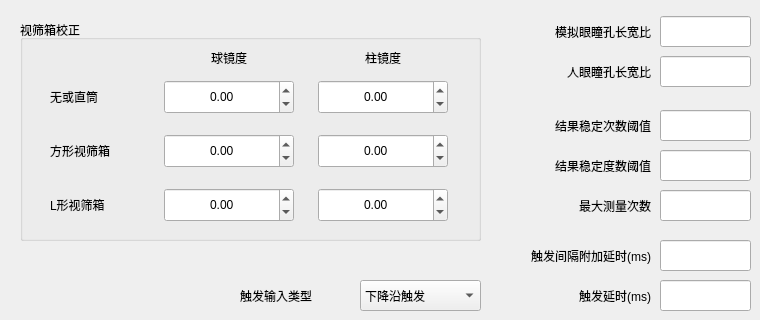
   <widget class="QWidget" name="tabMeasure2">
    <attribute name="title">
     <string notr="true">测量参数2</string>
    </attribute>
    <widget class="QGroupBox" name="groupBox_ScreenerBoxCorrect">
     <property name="geometry">
      <rect>
       <x>20</x>
       <y>20</y>
       <width>461</width>
       <height>221</height>
      </rect>
     </property>
     <property name="title">
      <string>视筛箱校正</string>
     </property>
     <layout class="QGridLayout" name="gridLayout" rowminimumheight="0,60,60,60">
      <item row="0" column="1">
       <widget class="QLabel" name="label_11">
        <property name="text">
         <string>球镜度</string>
        </property>
        <property name="alignment">
         <set>Qt::AlignCenter</set>
        </property>
       </widget>
      </item>
      <item row="0" column="2">
       <widget class="QLabel" name="label_12">
        <property name="text">
         <string>柱镜度</string>
        </property>
        <property name="alignment">
         <set>Qt::AlignCenter</set>
        </property>
       </widget>
      </item>
      <item row="1" column="0">
       <widget class="QLabel" name="label_10">
        <property name="maximumSize">
         <size>
          <width>90</width>
          <height>16777215</height>
         </size>
        </property>
        <property name="text">
         <string>无或直筒</string>
        </property>
       </widget>
      </item>
      <item row="1" column="1">
       <widget class="CDoubleSpinBox" name="spbResultCorrectSph_General">
        <property name="minimumSize">
         <size>
          <width>0</width>
          <height>34</height>
         </size>
        </property>
        <property name="maximumSize">
         <size>
          <width>130</width>
          <height>16777215</height>
         </size>
        </property>
        <property name="styleSheet">
         <string notr="true">QAbstractSpinBox::up-button {
    subcontrol-origin: border;
    subcontrol-position: right;
    width: 36px;
    height: 36px;
    image: url(:/resource/white_theme/spin-box-plus.png);
}
QAbstractSpinBox::down-button {
    subcontrol-origin: border;
    subcontrol-position: left;
    width: 36px;
    height: 36px;
    image: url(:/resource/white_theme/spin-box-minus.png);
}</string>
        </property>
        <property name="alignment">
         <set>Qt::AlignCenter</set>
        </property>
        <property name="minimum">
         <double>-8.000000000000000</double>
        </property>
        <property name="maximum">
         <double>8.000000000000000</double>
        </property>
        <property name="singleStep">
         <double>0.250000000000000</double>
        </property>
       </widget>
      </item>
      <item row="1" column="2">
       <widget class="CDoubleSpinBox" name="spbResultCorrectCyl_General">
        <property name="minimumSize">
         <size>
          <width>0</width>
          <height>34</height>
         </size>
        </property>
        <property name="maximumSize">
         <size>
          <width>130</width>
          <height>16777215</height>
         </size>
        </property>
        <property name="styleSheet">
         <string notr="true">QAbstractSpinBox::up-button {
    subcontrol-origin: border;
    subcontrol-position: right;
    width: 36px;
    height: 36px;
    image: url(:/resource/white_theme/spin-box-plus.png);
}
QAbstractSpinBox::down-button {
    subcontrol-origin: border;
    subcontrol-position: left;
    width: 36px;
    height: 36px;
    image: url(:/resource/white_theme/spin-box-minus.png);
}</string>
        </property>
        <property name="alignment">
         <set>Qt::AlignCenter</set>
        </property>
        <property name="minimum">
         <double>-8.000000000000000</double>
        </property>
        <property name="maximum">
         <double>8.000000000000000</double>
        </property>
        <property name="singleStep">
         <double>0.250000000000000</double>
        </property>
       </widget>
      </item>
      <item row="2" column="0">
       <widget class="QLabel" name="label_13">
        <property name="text">
         <string>方形视筛箱</string>
        </property>
       </widget>
      </item>
      <item row="3" column="0">
       <widget class="QLabel" name="label_14">
        <property name="text">
         <string>L形视筛箱</string>
        </property>
       </widget>
      </item>
      <item row="2" column="1">
       <widget class="CDoubleSpinBox" name="spbResultCorrectSph_Square">
        <property name="minimumSize">
         <size>
          <width>0</width>
          <height>34</height>
         </size>
        </property>
        <property name="styleSheet">
         <string notr="true">QAbstractSpinBox::up-button {
    subcontrol-origin: border;
    subcontrol-position: right;
    width: 36px;
    height: 36px;
    image: url(:/resource/white_theme/spin-box-plus.png);
}
QAbstractSpinBox::down-button {
    subcontrol-origin: border;
    subcontrol-position: left;
    width: 36px;
    height: 36px;
    image: url(:/resource/white_theme/spin-box-minus.png);
}</string>
        </property>
        <property name="alignment">
         <set>Qt::AlignCenter</set>
        </property>
        <property name="minimum">
         <double>-8.000000000000000</double>
        </property>
        <property name="maximum">
         <double>8.000000000000000</double>
        </property>
        <property name="singleStep">
         <double>0.250000000000000</double>
        </property>
       </widget>
      </item>
      <item row="2" column="2">
       <widget class="CDoubleSpinBox" name="spbResultCorrectCyl_Square">
        <property name="minimumSize">
         <size>
          <width>0</width>
          <height>34</height>
         </size>
        </property>
        <property name="styleSheet">
         <string notr="true">QAbstractSpinBox::up-button {
    subcontrol-origin: border;
    subcontrol-position: right;
    width: 36px;
    height: 36px;
    image: url(:/resource/white_theme/spin-box-plus.png);
}
QAbstractSpinBox::down-button {
    subcontrol-origin: border;
    subcontrol-position: left;
    width: 36px;
    height: 36px;
    image: url(:/resource/white_theme/spin-box-minus.png);
}</string>
        </property>
        <property name="alignment">
         <set>Qt::AlignCenter</set>
        </property>
        <property name="minimum">
         <double>-8.000000000000000</double>
        </property>
        <property name="maximum">
         <double>8.000000000000000</double>
        </property>
        <property name="singleStep">
         <double>0.250000000000000</double>
        </property>
       </widget>
      </item>
      <item row="3" column="1">
       <widget class="CDoubleSpinBox" name="spbResultCorrectSph_LSharp">
        <property name="minimumSize">
         <size>
          <width>0</width>
          <height>34</height>
         </size>
        </property>
        <property name="styleSheet">
         <string notr="true">QAbstractSpinBox::up-button {
    subcontrol-origin: border;
    subcontrol-position: right;
    width: 36px;
    height: 36px;
    image: url(:/resource/white_theme/spin-box-plus.png);
}
QAbstractSpinBox::down-button {
    subcontrol-origin: border;
    subcontrol-position: left;
    width: 36px;
    height: 36px;
    image: url(:/resource/white_theme/spin-box-minus.png);
}</string>
        </property>
        <property name="alignment">
         <set>Qt::AlignCenter</set>
        </property>
        <property name="minimum">
         <double>-8.000000000000000</double>
        </property>
        <property name="maximum">
         <double>8.000000000000000</double>
        </property>
        <property name="singleStep">
         <double>0.250000000000000</double>
        </property>
       </widget>
      </item>
      <item row="3" column="2">
       <widget class="CDoubleSpinBox" name="spbResultCorrectCyl_LSharp">
        <property name="minimumSize">
         <size>
          <width>0</width>
          <height>34</height>
         </size>
        </property>
        <property name="styleSheet">
         <string notr="true">QAbstractSpinBox::up-button {
    subcontrol-origin: border;
    subcontrol-position: right;
    width: 36px;
    height: 36px;
    image: url(:/resource/white_theme/spin-box-plus.png);
}
QAbstractSpinBox::down-button {
    subcontrol-origin: border;
    subcontrol-position: left;
    width: 36px;
    height: 36px;
    image: url(:/resource/white_theme/spin-box-minus.png);
}</string>
        </property>
        <property name="alignment">
         <set>Qt::AlignCenter</set>
        </property>
        <property name="minimum">
         <double>-8.000000000000000</double>
        </property>
        <property name="maximum">
         <double>8.000000000000000</double>
        </property>
        <property name="singleStep">
         <double>0.250000000000000</double>
        </property>
       </widget>
      </item>
     </layout>
    </widget>
    <widget class="QLabel" name="lblEyeWhRatio_Model">
     <property name="geometry">
      <rect>
       <x>510</x>
       <y>20</y>
       <width>141</width>
       <height>23</height>
      </rect>
     </property>
     <property name="text">
      <string>模拟眼瞳孔长宽比</string>
     </property>
     <property name="alignment">
      <set>Qt::AlignRight|Qt::AlignTrailing|Qt::AlignVCenter</set>
     </property>
    </widget>
    <widget class="QLabel" name="lblEyeWhRatio_Human">
     <property name="geometry">
      <rect>
       <x>510</x>
       <y>60</y>
       <width>141</width>
       <height>23</height>
      </rect>
     </property>
     <property name="text">
      <string>人眼瞳孔长宽比</string>
     </property>
     <property name="alignment">
      <set>Qt::AlignRight|Qt::AlignTrailing|Qt::AlignVCenter</set>
     </property>
    </widget>
    <widget class="myEditLine" name="edtEyeWhRatio_Model">
     <property name="geometry">
      <rect>
       <x>660</x>
       <y>16</y>
       <width>91</width>
       <height>31</height>
      </rect>
     </property>
    </widget>
    <widget class="myEditLine" name="edtEyeWhRatio_Human">
     <property name="geometry">
      <rect>
       <x>660</x>
       <y>56</y>
       <width>91</width>
       <height>31</height>
      </rect>
     </property>
    </widget>
    <widget class="myEditLine" name="edtResultStableCountThresh">
     <property name="geometry">
      <rect>
       <x>660</x>
       <y>110</y>
       <width>91</width>
       <height>31</height>
      </rect>
     </property>
    </widget>
    <widget class="QLabel" name="lblResultStableCountThresh">
     <property name="geometry">
      <rect>
       <x>490</x>
       <y>114</y>
       <width>161</width>
       <height>23</height>
      </rect>
     </property>
     <property name="text">
      <string>结果稳定次数阈值</string>
     </property>
     <property name="alignment">
      <set>Qt::AlignRight|Qt::AlignTrailing|Qt::AlignVCenter</set>
     </property>
    </widget>
    <widget class="myEditLine" name="edtCountMaxMeasureTimes">
     <property name="geometry">
      <rect>
       <x>660</x>
       <y>190</y>
       <width>91</width>
       <height>31</height>
      </rect>
     </property>
    </widget>
    <widget class="QLabel" name="lblCountMaxMeasureTimes">
     <property name="geometry">
      <rect>
       <x>490</x>
       <y>194</y>
       <width>161</width>
       <height>23</height>
      </rect>
     </property>
     <property name="text">
      <string>最大测量次数</string>
     </property>
     <property name="alignment">
      <set>Qt::AlignRight|Qt::AlignTrailing|Qt::AlignVCenter</set>
     </property>
    </widget>
    <widget class="QLabel" name="lblHardTriggerIntervalDelayMs">
     <property name="geometry">
      <rect>
       <x>490</x>
       <y>244</y>
       <width>161</width>
       <height>23</height>
      </rect>
     </property>
     <property name="text">
      <string>触发间隔附加延时(ms)</string>
     </property>
     <property name="alignment">
      <set>Qt::AlignRight|Qt::AlignTrailing|Qt::AlignVCenter</set>
     </property>
    </widget>
    <widget class="myEditLine" name="edtHardTriggerIntervalDelayMs">
     <property name="geometry">
      <rect>
       <x>660</x>
       <y>240</y>
       <width>91</width>
       <height>31</height>
      </rect>
     </property>
    </widget>
    <widget class="QLabel" name="lblResultStableDiopterThresh">
     <property name="geometry">
      <rect>
       <x>490</x>
       <y>154</y>
       <width>161</width>
       <height>23</height>
      </rect>
     </property>
     <property name="text">
      <string>结果稳定度数阈值</string>
     </property>
     <property name="alignment">
      <set>Qt::AlignRight|Qt::AlignTrailing|Qt::AlignVCenter</set>
     </property>
    </widget>
    <widget class="myEditLine" name="edtResultStableDiopterThresh">
     <property name="geometry">
      <rect>
       <x>660</x>
       <y>150</y>
       <width>91</width>
       <height>31</height>
      </rect>
     </property>
     <property name="text">
      <string/>
     </property>
    </widget>
    <widget class="myEditLine" name="edtHardTriggerDelayMs">
     <property name="geometry">
      <rect>
       <x>660</x>
       <y>280</y>
       <width>91</width>
       <height>31</height>
      </rect>
     </property>
    </widget>
    <widget class="QLabel" name="lblHardTriggerDelayMs">
     <property name="geometry">
      <rect>
       <x>490</x>
       <y>284</y>
       <width>161</width>
       <height>23</height>
      </rect>
     </property>
     <property name="text">
      <string>触发延时(ms)</string>
     </property>
     <property name="alignment">
      <set>Qt::AlignRight|Qt::AlignTrailing|Qt::AlignVCenter</set>
     </property>
    </widget>
    <widget class="QLabel" name="lblTriggerInputType">
     <property name="geometry">
      <rect>
       <x>240</x>
       <y>280</y>
       <width>111</width>
       <height>31</height>
      </rect>
     </property>
     <property name="text">
      <string>触发输入类型</string>
     </property>
     <property name="alignment">
      <set>Qt::AlignLeading|Qt::AlignLeft|Qt::AlignVCenter</set>
     </property>
    </widget>
    <widget class="QComboBox" name="cbbTriggerInputType">
     <property name="geometry">
      <rect>
       <x>360</x>
       <y>280</y>
       <width>121</width>
       <height>31</height>
      </rect>
     </property>
     <item>
      <property name="text">
       <string>下降沿触发</string>
      </property>
     </item>
     <item>
      <property name="text">
       <string>上升沿触发</string>
      </property>
     </item>
    </widget>
   </widget>
